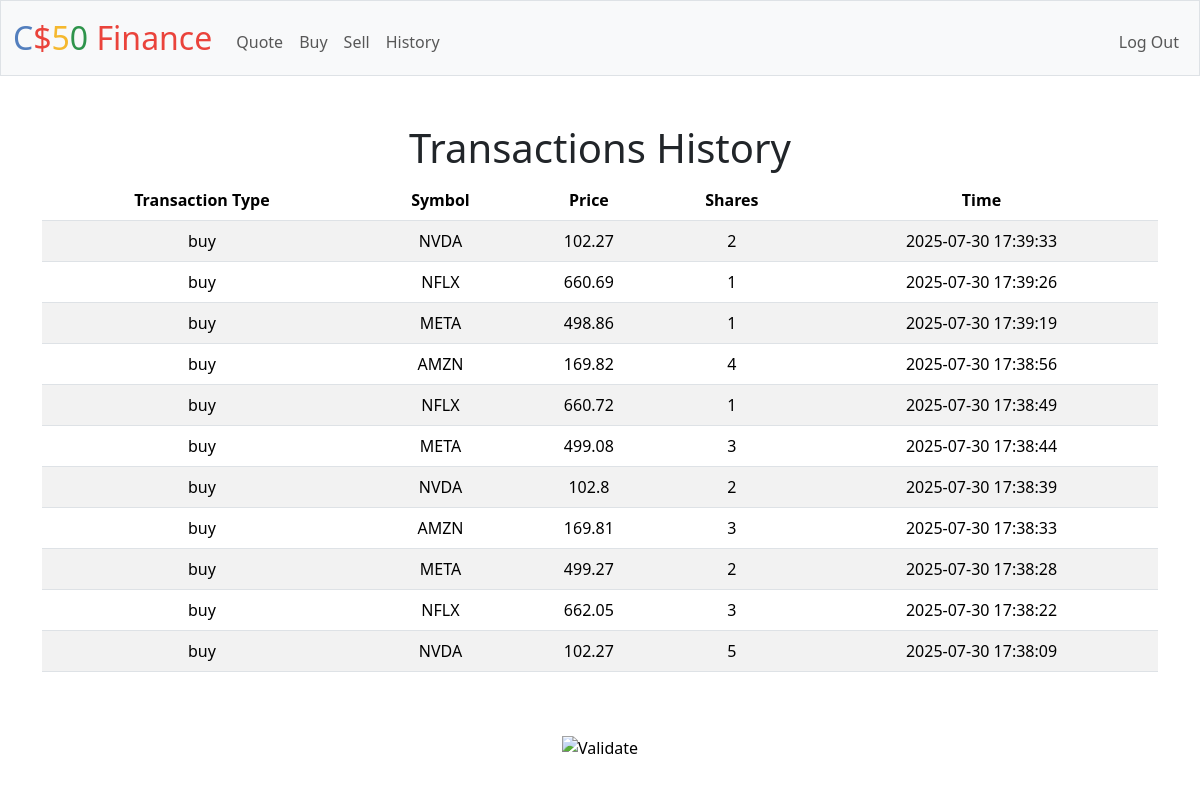
The page /history (signed in) on the database its author committed.
### tables this page shows
CREATE TABLE 'transactions' ('id ' INTEGER PRIMARY KEY AUTOINCREMENT NOT NULL, 'user_id' INTEGER NOT NULL, 'symbol' TEXT NOT NULL, 'shares' INTEGER NOT NULL, 'price' REAL NOT NULL, 'total' REAL NOT NULL, 'transaction_type' TEXT NOT NULL, 'timestamp' TEXT NOT NULL DEFAULT CURRENT_TIMESTAMP);

### app.py (the view)
@app.route("/history")
@login_required
def history():
    stocks = db.execute("SELECT transaction_type, symbol, price, shares, timestamp FROM transactions WHERE user_id = (?) ORDER BY timestamp DESC", session["user_id"])
    return render_template("history.html", stocks=stocks)

### app.py (called while the page is built)
@app.after_request
def after_request(response):
    response.headers["Cache-Control"] = "no-cache, no-store, must-revalidate"
    response.headers["Expires"] = 0
    response.headers["Pragma"] = "no-cache"
    return response

### helpers.py (called while the page is built)
def login_required(f):
    @wraps(f)
    def decorated_function(*args, **kwargs):
        if session.get("user_id") is None:
            return redirect("/login")
        return f(*args, **kwargs)
    return decorated_function

### templates/history.html (shortened to what this page needs)
{% extends "layout.html" %}
{% block main %}
    <h1>Transactions History</h1>
    <table class="table table-striped">
        <thead>
            <tr>
                <th>Transaction Type</th>
                <th>Symbol</th>
                <th>Price</th>
                <th>Shares</th>
                <th>Time</th>
            </tr>
        </thead>
        <tbody>
            {% for stock in stocks %}
                <tr>
                    <td> {{ stock.transaction_type }} </td>
                    <td> {{ stock.symbol }} </td>
                    <td> {{ stock.price }} </td>
                    <td> {{ stock.shares | abs }} </td>
                    <td> {{ stock.timestamp }} </td>
                </tr>
            {% endfor %}
        </tbody>
    </table>
{% endblock %}

### rows shown on the page
transactions: transaction_type "buy", symbol "NVDA", price "102.27", shares|abs "2", timestamp "2025-07-30 17:39:33"
transactions: transaction_type "buy", symbol "NFLX", price "660.69", shares|abs "1", timestamp "2025-07-30 17:39:26"
transactions: transaction_type "buy", symbol "META", price "498.86", shares|abs "1", timestamp "2025-07-30 17:39:19"
transactions: transaction_type "buy", symbol "AMZN", price "169.82", shares|abs "4", timestamp "2025-07-30 17:38:56"
transactions: transaction_type "buy", symbol "NFLX", price "660.72", shares|abs "1", timestamp "2025-07-30 17:38:49"
transactions: transaction_type "buy", symbol "META", price "499.08", shares|abs "3", timestamp "2025-07-30 17:38:44"
transactions: transaction_type "buy", symbol "NVDA", price "102.8", shares|abs "2", timestamp "2025-07-30 17:38:39"
transactions: transaction_type "buy", symbol "AMZN", price "169.81", shares|abs "3", timestamp "2025-07-30 17:38:33"
transactions: transaction_type "buy", symbol "META", price "499.27", shares|abs "2", timestamp "2025-07-30 17:38:28"
transactions: transaction_type "buy", symbol "NFLX", price "662.05", shares|abs "3", timestamp "2025-07-30 17:38:22"
transactions: transaction_type "buy", symbol "NVDA", price "102.27", shares|abs "5", timestamp "2025-07-30 17:38:09"
